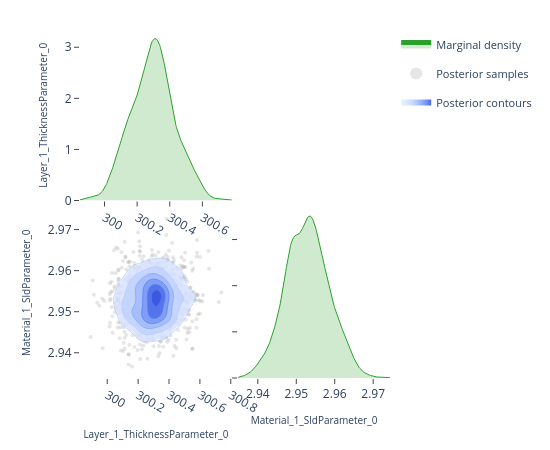

Notebook code for this chart:
### Code cell
# ---- Pairwise focus: thickness vs SLD ---------------------------------------
# A 2-parameter corner plot zooms in on the joint posterior for a specific
# pair.  This is the same view the EasyReflectometryApp's "2D Heatmap"
# sub-tab uses to inspect parameter degeneracies.


params_of_interest = ['Layer_1_ThicknessParameter_0', 'Material_1_SldParameter_0']
idx = [posterior.param_names.index(p) for p in params_of_interest]
subset_draws = np.asarray(posterior.draws)[:, idx]

fig = plot_corner(subset_draws, params_of_interest)
fig.show()

### Figure 1 — Plotly figure (JSON) as saved in the notebook; plotly's stock layout.template omitted (floating-point values rounded to 4 significant figures; data arrays with more than 128 entries replaced by an {"elided": "..."} marker saying what was removed)
{"data": [{"fill": "tozeroy", "fillcolor": "rgba(44, 160, 44, 0.22)", "hoverinfo": "skip", "legendgroup": "marginal", "line": {"color": "rgb(44, 160, 44)", "width": 1}, "mode": "lines", "name": "Marginal density", "showlegend": true, "type": "scatter", "x": {"elided": "256 float values"}, "xaxis": "x", "y": {"elided": "256 float values"}, "yaxis": "y"}, {"hoverinfo": "skip", "legendgroup": "scatter", "marker": {"color": "rgba(140, 140, 140, 0.22)", "size": 4}, "mode": "markers", "name": "Posterior samples", "showlegend": true, "type": "scatter", "x": {"elided": "880 float values"}, "xaxis": "x3", "y": {"elided": "880 float values"}, "yaxis": "y3", "zorder": 0}, {"colorscale": [[0.0, "rgba(224, 233, 255, 0.62)"], [0.35, "rgba(183, 203, 255, 0.70)"], [0.6, "rgba(138, 169, 252, 0.78)"], [0.82, "rgba(96, 131, 242, 0.84)"], [1.0, "rgba(58, 86, 224, 0.90)"]], "connectgaps": false, "contours": {"coloring": "fill", "end": 206.2, "showlabels": false, "showlines": false, "size": 32.56, "start": 43.42}, "hoverinfo": "skip", "legendgroup": "contour", "name": "Posterior contours", "showlegend": true, "showscale": false, "type": "contour", "x": [299.8, 299.9, 299.9, 299.9, 299.9, 299.9, 299.9, 299.9, 299.9, 300.0, 300.0, 300.0, 300.0, 300.0, 300.0, 300.0, 300.0, 300.1, 300.1, 300.1, 300.1, 300.1, 300.1, 300.1, 300.1, 300.1, 300.2, 300.2, 300.2, 300.2, 300.2, 300.2, 300.2, 300.2, 300.3, 300.3, 300.3, 300.3, 300.3, 300.3, 300.3, 300.3, 300.3, 300.4, 300.4, 300.4, 300.4, 300.4, 300.4, 300.4, 300.4, 300.5, 300.5, 300.5, 300.5, 300.5, 300.5, 300.5, 300.5, 300.5, 300.6, 300.6, 300.6, 300.6, 300.6, 300.6, 300.6, 300.6, 300.7, 300.7, 300.7, 300.7, 300.7, 300.7, 300.7, 300.7, 300.7, 300.8, 300.8, 300.8], "xaxis": "x3", "y": [2.935, 2.935, 2.936, 2.936, 2.937, 2.937, 2.938, 2.938, 2.939, 2.939, 2.94, 2.94, 2.941, 2.941, 2.942, 2.942, 2.943, 2.943, 2.944, 2.944, 2.945, 2.945, 2.946, 2.946, 2.947, 2.947, 2.948, 2.948, 2.949, 2.949, 2.95, 2.95, 2.951, 2.951, 2.952, 2.952, 2.953, 2.953, 2.954, 2.954, 2.955, 2.955, 2.956, 2.956, 2.957, 2.957, 2.958, 2.958, 2.959, 2.959, 2.96, 2.96, 2.961, 2.961, 2.962, 2.962, 2.963, 2.963, 2.964, 2.964, 2.965, 2.965, 2.966, 2.966, 2.967, 2.967, 2.968, 2.968, 2.969, 2.969, 2.97, 2.97, 2.971, 2.971, 2.972, 2.972, 2.973, 2.973, 2.974, 2.974], "yaxis": "y3", "z": {"elided": "80x80 float values"}, "zmax": 206.2, "zmin": 43.42, "zorder": 1}, {"colorscale": [[0.0, "rgba(183, 203, 255, 0.94)"], [0.35, "rgba(183, 203, 255, 0.94)"], [0.35, "rgba(138, 169, 252, 0.95)"], [0.6, "rgba(138, 169, 252, 0.95)"], [0.6, "rgba(96, 131, 242, 0.96)"], [0.82, "rgba(96, 131, 242, 0.96)"], [0.82, "rgba(58, 86, 224, 0.98)"], [1.0, "rgba(58, 86, 224, 0.98)"]], "contours": {"coloring": "lines", "end": 206.2, "showlabels": false, "size": 32.56, "start": 43.42}, "hoverinfo": "skip", "legendgroup": "contour", "line": {"width": 0.9}, "showlegend": false, "showscale": false, "type": "contour", "x": [299.8, 299.9, 299.9, 299.9, 299.9, 299.9, 299.9, 299.9, 299.9, 300.0, 300.0, 300.0, 300.0, 300.0, 300.0, 300.0, 300.0, 300.1, 300.1, 300.1, 300.1, 300.1, 300.1, 300.1, 300.1, 300.1, 300.2, 300.2, 300.2, 300.2, 300.2, 300.2, 300.2, 300.2, 300.3, 300.3, 300.3, 300.3, 300.3, 300.3, 300.3, 300.3, 300.3, 300.4, 300.4, 300.4, 300.4, 300.4, 300.4, 300.4, 300.4, 300.5, 300.5, 300.5, 300.5, 300.5, 300.5, 300.5, 300.5, 300.5, 300.6, 300.6, 300.6, 300.6, 300.6, 300.6, 300.6, 300.6, 300.7, 300.7, 300.7, 300.7, 300.7, 300.7, 300.7, 300.7, 300.7, 300.8, 300.8, 300.8], "xaxis": "x3", "y": [2.935, 2.935, 2.936, 2.936, 2.937, 2.937, 2.938, 2.938, 2.939, 2.939, 2.94, 2.94, 2.941, 2.941, 2.942, 2.942, 2.943, 2.943, 2.944, 2.944, 2.945, 2.945, 2.946, 2.946, 2.947, 2.947, 2.948, 2.948, 2.949, 2.949, 2.95, 2.95, 2.951, 2.951, 2.952, 2.952, 2.953, 2.953, 2.954, 2.954, 2.955, 2.955, 2.956, 2.956, 2.957, 2.957, 2.958, 2.958, 2.959, 2.959, 2.96, 2.96, 2.961, 2.961, 2.962, 2.962, 2.963, 2.963, 2.964, 2.964, 2.965, 2.965, 2.966, 2.966, 2.967, 2.967, 2.968, 2.968, 2.969, 2.969, 2.97, 2.97, 2.971, 2.971, 2.972, 2.972, 2.973, 2.973, 2.974, 2.974], "yaxis": "y3", "z": {"elided": "80x80 float values"}, "zmax": 206.2, "zmin": 43.42, "zorder": 2}, {"fill": "tozeroy", "fillcolor": "rgba(44, 160, 44, 0.22)", "hoverinfo": "skip", "legendgroup": "marginal", "line": {"color": "rgb(44, 160, 44)", "width": 1}, "mode": "lines", "name": "Marginal density", "showlegend": false, "type": "scatter", "x": {"elided": "256 float values"}, "xaxis": "x4", "y": {"elided": "256 float values"}, "yaxis": "y4"}], "layout": {"height": 450, "legend": {"font": {"size": 11}, "itemsizing": "constant", "orientation": "v", "x": 1.02, "xanchor": "left", "y": 1.0, "yanchor": "top"}, "margin": {"b": 60, "l": 80, "r": 160, "t": 30}, "plot_bgcolor": "white", "showlegend": true, "width": 550, "xaxis": {"anchor": "y", "domain": [0.0, 0.49], "showgrid": false, "ticks": "outside", "zeroline": false}, "xaxis2": {"anchor": "y2", "domain": [0.51, 1.0], "showgrid": false, "ticks": "outside", "visible": false, "zeroline": false}, "xaxis3": {"anchor": "y3", "domain": [0.0, 0.49], "showgrid": false, "ticks": "outside", "title": {"font": {"size": 10}, "text": "Layer_1_ThicknessParameter_0"}, "zeroline": false}, "xaxis4": {"anchor": "y4", "domain": [0.51, 1.0], "showgrid": false, "ticks": "outside", "title": {"font": {"size": 10}, "text": "Material_1_SldParameter_0"}, "zeroline": false}, "yaxis": {"anchor": "x", "domain": [0.51, 1.0], "showgrid": false, "ticks": "outside", "title": {"font": {"size": 10}, "text": "Layer_1_ThicknessParameter_0"}, "zeroline": false}, "yaxis2": {"anchor": "x2", "domain": [0.51, 1.0], "showgrid": false, "ticks": "outside", "visible": false, "zeroline": false}, "yaxis3": {"anchor": "x3", "domain": [0.0, 0.49], "showgrid": false, "ticks": "outside", "title": {"font": {"size": 10}, "text": "Material_1_SldParameter_0"}, "zeroline": false}, "yaxis4": {"anchor": "x4", "domain": [0.0, 0.49], "showgrid": false, "showticklabels": false, "ticks": "outside", "zeroline": false}}}
